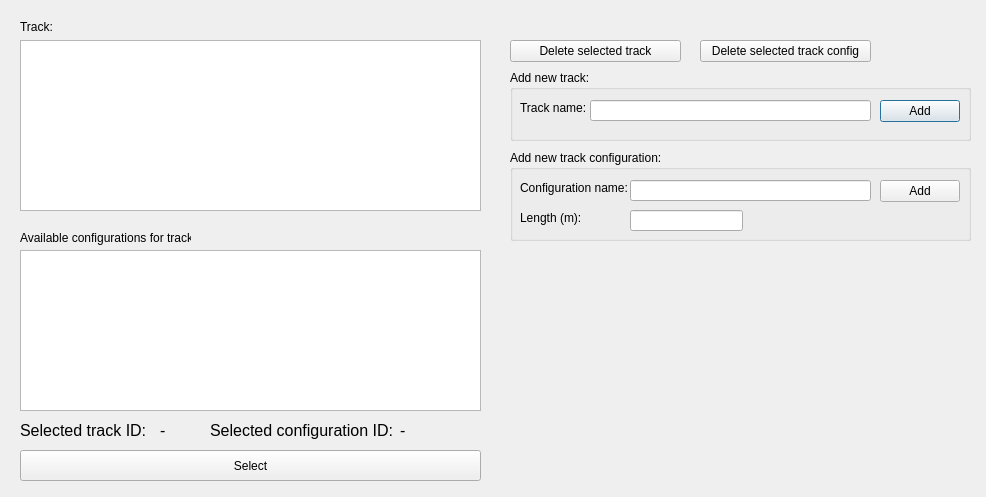
<?xml version="1.0" encoding="UTF-8"?>
<ui version="4.0">
 <class>WindowTrackListEditor</class>
 <widget class="QDialog" name="WindowTrackListEditor">
  <property name="geometry">
   <rect>
    <x>0</x>
    <y>0</y>
    <width>986</width>
    <height>497</height>
   </rect>
  </property>
  <property name="windowTitle">
   <string>Track database</string>
  </property>
  <widget class="QListWidget" name="lb_Tracks">
   <property name="geometry">
    <rect>
     <x>20</x>
     <y>40</y>
     <width>461</width>
     <height>171</height>
    </rect>
   </property>
  </widget>
  <widget class="QLabel" name="lbl_Track">
   <property name="geometry">
    <rect>
     <x>20</x>
     <y>20</y>
     <width>47</width>
     <height>14</height>
    </rect>
   </property>
   <property name="text">
    <string>Track:</string>
   </property>
  </widget>
  <widget class="QListWidget" name="lb_TrackConfigs">
   <property name="geometry">
    <rect>
     <x>20</x>
     <y>250</y>
     <width>461</width>
     <height>161</height>
    </rect>
   </property>
  </widget>
  <widget class="QLabel" name="lbl_TrackConfigs">
   <property name="geometry">
    <rect>
     <x>20</x>
     <y>230</y>
     <width>171</width>
     <height>16</height>
    </rect>
   </property>
   <property name="text">
    <string>Available configurations for track:</string>
   </property>
  </widget>
  <widget class="QLabel" name="lbl_SelectedTrackId">
   <property name="geometry">
    <rect>
     <x>20</x>
     <y>420</y>
     <width>131</width>
     <height>21</height>
    </rect>
   </property>
   <property name="font">
    <font>
     <pointsize>12</pointsize>
    </font>
   </property>
   <property name="text">
    <string>Selected track ID:</string>
   </property>
   <property name="textFormat">
    <enum>Qt::AutoText</enum>
   </property>
  </widget>
  <widget class="QLabel" name="lbl_SelectedTrackIdInput">
   <property name="geometry">
    <rect>
     <x>160</x>
     <y>420</y>
     <width>41</width>
     <height>21</height>
    </rect>
   </property>
   <property name="font">
    <font>
     <pointsize>12</pointsize>
    </font>
   </property>
   <property name="text">
    <string>-</string>
   </property>
   <property name="textFormat">
    <enum>Qt::AutoText</enum>
   </property>
  </widget>
  <widget class="QLabel" name="lbl_SelectedConfigId">
   <property name="geometry">
    <rect>
     <x>210</x>
     <y>420</y>
     <width>191</width>
     <height>21</height>
    </rect>
   </property>
   <property name="font">
    <font>
     <pointsize>12</pointsize>
    </font>
   </property>
   <property name="text">
    <string>Selected configuration ID:</string>
   </property>
   <property name="textFormat">
    <enum>Qt::AutoText</enum>
   </property>
  </widget>
  <widget class="QLabel" name="lbl_SelectedConfigIdInput">
   <property name="geometry">
    <rect>
     <x>400</x>
     <y>420</y>
     <width>41</width>
     <height>21</height>
    </rect>
   </property>
   <property name="font">
    <font>
     <pointsize>12</pointsize>
    </font>
   </property>
   <property name="text">
    <string>-</string>
   </property>
   <property name="textFormat">
    <enum>Qt::AutoText</enum>
   </property>
  </widget>
  <widget class="QGroupBox" name="gr_AddNewTrack">
   <property name="geometry">
    <rect>
     <x>510</x>
     <y>70</y>
     <width>461</width>
     <height>71</height>
    </rect>
   </property>
   <property name="title">
    <string>Add new track:</string>
   </property>
   <widget class="QLabel" name="lbl_AddNewTrack_TrackName">
    <property name="geometry">
     <rect>
      <x>10</x>
      <y>30</y>
      <width>71</width>
      <height>16</height>
     </rect>
    </property>
    <property name="text">
     <string>Track name:</string>
    </property>
   </widget>
   <widget class="QLineEdit" name="le_AddNewTrack_NameInput">
    <property name="geometry">
     <rect>
      <x>80</x>
      <y>30</y>
      <width>281</width>
      <height>21</height>
     </rect>
    </property>
   </widget>
   <widget class="QPushButton" name="btn_AddNewTrack_Add">
    <property name="geometry">
     <rect>
      <x>370</x>
      <y>30</y>
      <width>80</width>
      <height>22</height>
     </rect>
    </property>
    <property name="text">
     <string>Add</string>
    </property>
   </widget>
  </widget>
  <widget class="QPushButton" name="btn_DeleteTrack">
   <property name="geometry">
    <rect>
     <x>510</x>
     <y>40</y>
     <width>171</width>
     <height>22</height>
    </rect>
   </property>
   <property name="text">
    <string>Delete selected track</string>
   </property>
  </widget>
  <widget class="QPushButton" name="btn_DeleteTrackConfig">
   <property name="geometry">
    <rect>
     <x>700</x>
     <y>40</y>
     <width>171</width>
     <height>22</height>
    </rect>
   </property>
   <property name="text">
    <string>Delete selected track config</string>
   </property>
  </widget>
  <widget class="QGroupBox" name="gr_AddNewTrackConfig">
   <property name="geometry">
    <rect>
     <x>510</x>
     <y>150</y>
     <width>461</width>
     <height>91</height>
    </rect>
   </property>
   <property name="title">
    <string>Add new track configuration:</string>
   </property>
   <widget class="QLabel" name="lbl_AddNewTrackConfig_ConfigName">
    <property name="geometry">
     <rect>
      <x>10</x>
      <y>30</y>
      <width>111</width>
      <height>16</height>
     </rect>
    </property>
    <property name="text">
     <string>Configuration name:</string>
    </property>
   </widget>
   <widget class="QLineEdit" name="le_AddNewTrackConfig_NameInput">
    <property name="geometry">
     <rect>
      <x>120</x>
      <y>30</y>
      <width>241</width>
      <height>21</height>
     </rect>
    </property>
   </widget>
   <widget class="QPushButton" name="btn_AddNewTrackConfig_Add">
    <property name="geometry">
     <rect>
      <x>370</x>
      <y>30</y>
      <width>80</width>
      <height>22</height>
     </rect>
    </property>
    <property name="text">
     <string>Add</string>
    </property>
   </widget>
   <widget class="QLabel" name="lbl_AddNewTrackConfig_Length">
    <property name="geometry">
     <rect>
      <x>10</x>
      <y>60</y>
      <width>71</width>
      <height>16</height>
     </rect>
    </property>
    <property name="text">
     <string>Length (m):</string>
    </property>
   </widget>
   <widget class="QLineEdit" name="le_AddNewTrackConfig_LengthInput">
    <property name="geometry">
     <rect>
      <x>120</x>
      <y>60</y>
      <width>113</width>
      <height>21</height>
     </rect>
    </property>
   </widget>
  </widget>
  <widget class="QPushButton" name="btn_Select">
   <property name="geometry">
    <rect>
     <x>20</x>
     <y>450</y>
     <width>461</width>
     <height>31</height>
    </rect>
   </property>
   <property name="text">
    <string>Select</string>
   </property>
  </widget>
 </widget>
 <resources/>
 <connections/>
</ui>
